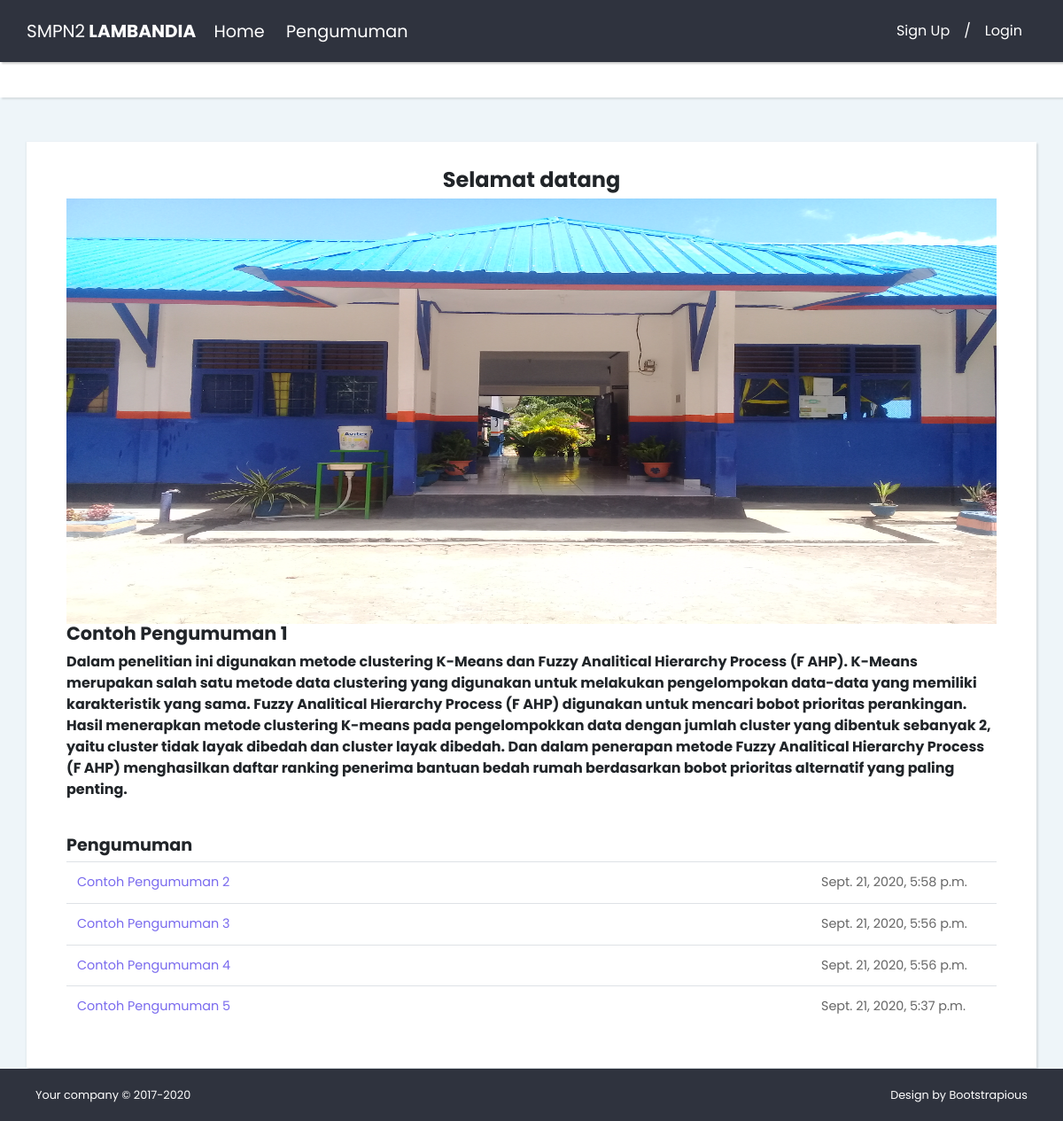
The app's page /, older data.
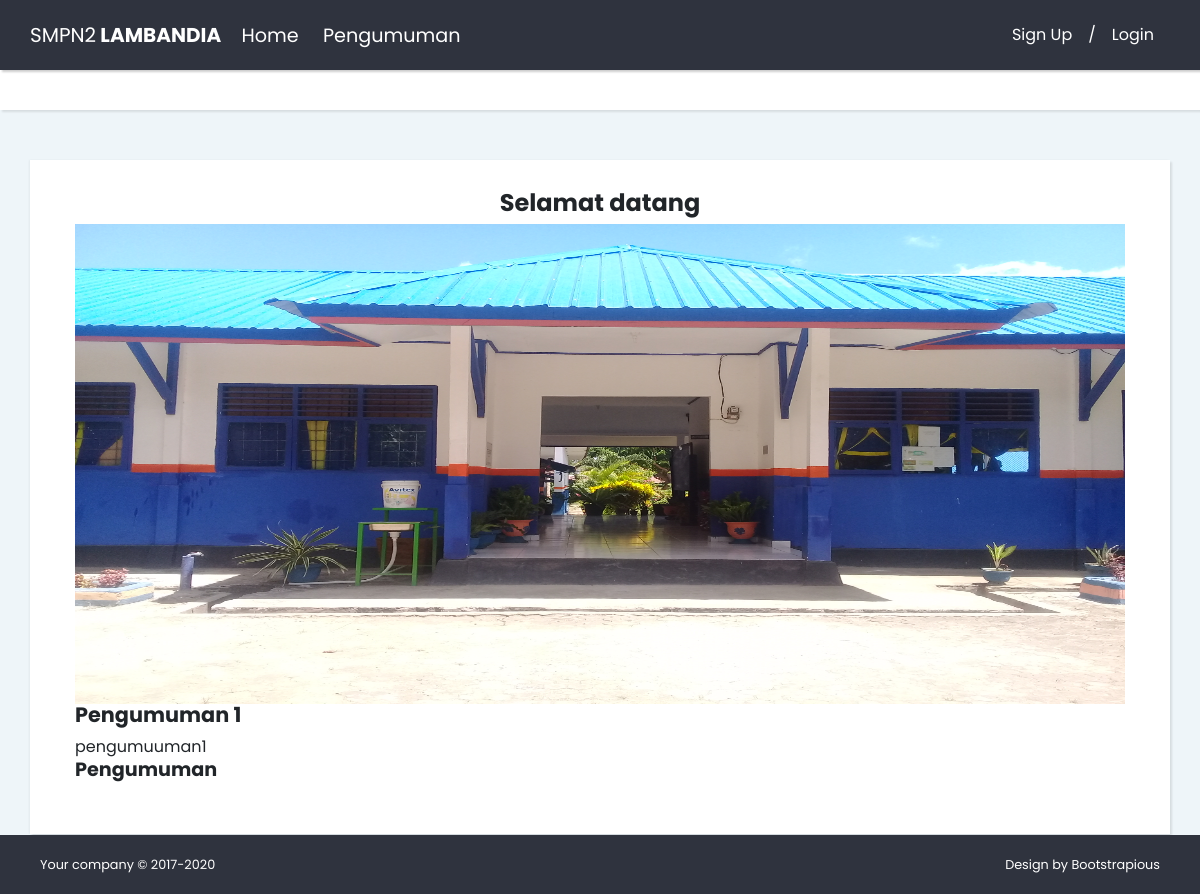
The same page, newer data.
### web_penerimaan/models.py (models this page shows, shortened)
class Pengumuman(models.Model):
    judul = models.CharField(max_length=50, verbose_name='Judul')
    isi = models.TextField(verbose_name='Isi')
    tanggal = models.DateTimeField(auto_now_add=True)

### web_penerimaan/views.py (the view)
# urls.py: path('', views.Depan, name='Index'),
def Depan(request):
    Data_siswa = Pengumuman.objects.order_by("-tanggal")[1:6]
    pengumuman_last = Pengumuman.objects.latest('tanggal')
    context = {
        'rows': Data_siswa,
        'rows1': pengumuman_last,
    }
    return render(request, 'index.html', context)

### web_penerimaan/templates/index.html (shortened to what this page needs)
{% extends 'base.html' %}
{% load static %}
{% block body %}
<div class="container-fluid bg-white">
<center><h1>Selamat datang</h1></center>
<img src="{% static 'img/dash.jpg' %}" alt="CoolAdmin" /></img>
<h2>{{rows1.judul}}</h2>
{{rows1.isi|safe}}
<h3>Pengumuman</h3>
                                <table id="example" class="table" >
                                    <tbody>
                                    {% for row in rows %}
                                        <tr>
                                            <td style="width:80%">
                                            <a href="{% url 'pengumuman_detail' pk=row.pk %}" id = '{{row.pk}}'>{{row.judul}}</a>
                                            </td>
                                            <td style="width:20%">{{row.tanggal}}</td>
                                        </tr>
                                    {% endfor %}
                                    </tbody>
                                </table>
        </div>
 {% endblock %}

### web_penerimaan/templates/base.html (shortened to what this page needs)
{% load static %}
<!DOCTYPE html>
<html>
  <head>
    <link rel="stylesheet" href="{% static 'vendor/bootstrap/css/bootstrap.min.css'%}">
    <link rel="stylesheet" href="{% static 'vendor/font-awesome/css/font-awesome.min.css'%}">
    <link rel="stylesheet" href="{% static 'css/fontastic.css' %}">
    <link rel="stylesheet" href="{% static 'css/style.default.css'%}" id="theme-stylesheet">
    <link rel="stylesheet" href="{% static 'css/custom.css'%}">
    <link rel="stylesheet" href="{% static 'vendor/summernote/summernote-bs4.css'%}">
    <link rel="stylesheet" href="{% static 'vendor/datatables.net-bs4/css/dataTables.bootstrap4.min.css' %}">
    <link rel="stylesheet" href="{% static 'vendor/datatables.net-buttons-bs4/css/buttons.bootstrap4.min.css' %}">
  </head>
  <body>
    <div class="page">
      {% include 'nav.html' %}
          <header class="page-header">
          </header>
          <section class="dashboard-counts no-padding-bottom">
            <div class="container-fluid">
              <div class="row bg-white has-shadow">
                {% block body %} {% endblock %}
              </div>
            </div>
          </section>
          <footer class="main-footer">
            <div class="container-fluid">
              <div class="row">
                <div class="col-sm-6">
                  <p>Your company &copy; 2017-2020</p>
                </div>
                <div class="col-sm-6 text-right">
                  <p>Design by <a href="https://bootstrapious.com/p/admin-template" class="external">Bootstrapious</a></p>
                </div>
              </div>
            </div>
          </footer>
          {% if request.user.is_authenticated%}
        </div>
      </div>
      {% else %}
      </div>
      {% endif %}
    </div>
  </body>
</html>

### web_penerimaan/templates/nav.html (shortened to what this page needs)
{% load static %}
<header class="header">
        <nav class="navbar">
          <div class="container-fluid">
            <div class="navbar-holder d-flex align-items-center justify-content-between">
              <div class="navbar-header">
                <a href="{% url 'Index' %}" class="navbar-brand d-none d-sm-inline-block">
                  <div class="brand-text d-none d-lg-inline-block"><span>SMPN2 </span><strong> LAMBANDIA </strong></div>
                  <div class="brand-text d-none d-sm-inline-block d-lg-none"><strong>XX</strong></div></a>
                  <a  href="{% url 'Index' %}" class="menu-btn active">Home</a>
                  <a  href="{% url 'pengumuman' %}" class="menu-btn active">Pengumuman</a>
              </div>
              <ul class="nav-menu list-unstyled d-flex flex-md-row align-items-md-center">
                 {% if request.user.is_authenticated%}
                <li class="nav-item"><a href="{% url 'logout' %}" class="nav-link logout"> <span class="d-none d-sm-inline">Logout</span><i class="fa fa-sign-out"></i></a></li>
                {% else %}
                <li class="nav-item"><a href="{% url 'signup' %}" class="nav-link logout"> <span class="d-none d-sm-inline">Sign Up</span></a></li>/
                <li class="nav-item"><a href="{% url 'login' %}" class="nav-link logout"> <span class="d-none d-sm-inline">Login</span></i></a></li>
                {% endif %}
              </ul>
            </div>
          </div>
        </nav>
      </header>
       {% if request.user.is_authenticated%}
      <div class="page-content d-flex align-items-stretch">
        <nav class="side-navbar">
          <div class="sidebar-header d-flex align-items-center">
            <div class="title">
              <p>{{mail}}</p>
            </div>
          </div>
          <span class="heading">Main</span>
          <ul class="list-unstyled">
            {% if request.user.user_type == 2 %}
              <li ><a href="{% url 'DashBoard' %}"> <i class="icon-home"></i>Home </a></li>
              <li><a href="{% url 'Pendaftar' %}"> <i class="icon-grid"></i>Data Pendaftar </a></li>
              <li><a href="{% url 'setting' %}"> <i class="icon-user"></i>Ganti Password </a></li>
            {% elif request.user.user_type == 3 %}
              <li ><a href="{% url 'DashBoard' %}"> <i class="icon-home"></i>Home </a></li>
              <li><a href="{% url 'akun' %}"> <i class="icon-grid"></i>Daftar Akun </a></li>
              <li><a href="{% url 'pengumuman_admin' %}"> <i class="icon-grid"></i>Pengumuman </a></li>
              <li><a href="{% url 'setting' %}"> <i class="icon-user"></i>Ganti Password </a></li>
            {% elif request.user.user_type == 1 %}
              <li ><a href="{% url 'DashBoard' %}"> <i class="icon-home"></i>Home </a></li>
              <li><a href="{% url 'biodata' %}"> <i class="icon-grid"></i>Biodata</a></li>
              <li><a href="{% url 'kartu' %}"> <i class="icon-grid"></i>Print Kartu Peserta</a></li>
              <li><a href="{% url 'hasil_seleksi' %}"> <i class="icon-grid"></i>Hasil Seleksi</a></li>
              <li><a href="{% url 'password' %}"> <i class="icon-user"></i>Ganti Password </a></li>
            {% endif %}
        </nav>
        <div class="content-inner">
        {% else %}
        <div class="content-inner1">
        {% endif %}

### static/css/style.default.css (style rules this page uses)
body { overflow-x: hidden; }
a, i, span { display: inline-block; text-decoration: none; -webkit-transition: all 0.3s; transition: all 0.3s; }
section { padding: 50px 0; }
.container-fluid { padding: 0 30px; }
header.page-header { padding: 20px 0; }
.content-inner1 { position: relative; width: 100%; min-height: calc(100vh - 70px); padding-bottom: 60px; }
.page-header { background: #fff; padding: 20px; -webkit-box-shadow: 2px 2px 2px rgba(0, 0, 0, 0.1); box-shadow: 2px 2px 2px rgba(0, 0, 0, 0.1); position: relative; z-index: 8; }
.bg-white { background: #fff !important; }
.page { background: #EEF5F9; }
.no-padding-bottom { padding-bottom: 0 !important; }
.page { overflow-x: hidden; }
.has-shadow { -webkit-box-shadow: 2px 2px 2px rgba(0, 0, 0, 0.1), -1px 0 2px rgba(0, 0, 0, 0.05); box-shadow: 2px 2px 2px rgba(0, 0, 0, 0.1), -1px 0 2px rgba(0, 0, 0, 0.05); }
nav.navbar { background: #2f333e; padding-top: 15px; padding-bottom: 15px; color: #fff; position: relative; border-radius: 0; -webkit-box-shadow: 2px 2px 2px rgba(0, 0, 0, 0.2); box-shadow: 2px 2px 2px rgba(0, 0, 0, 0.2); z-index: 10; padding-left: 0; padding-right: 0; }
nav.navbar .navbar-holder { width: 100%; }
nav.navbar a { color: inherit; }
nav.navbar .container-fluid { width: 100%; }
nav.navbar .menu-btn { margin-right: 20px; font-size: 1.2em; -webkit-transition: all 0.7s; transition: all 0.7s; }
nav.navbar .nav-link { position: relative; }
nav.navbar .nav-menu { margin-bottom: 0; }
section.dashboard-counts .row { padding: 30px 15px; margin: 0; }
footer.main-footer { position: absolute; bottom: 0; width: 100%; background: #2f333e; color: #fff; padding: 20px 10px; }
footer.main-footer a { color: inherit; }
footer.main-footer p { margin: 0; font-size: 0.8em; }
.navbar { padding: 0.5rem 1rem; }
.navbar-brand { display: inline-block; padding-top: 0.3125rem; padding-bottom: 0.3125rem; margin-right: 1rem; font-size: 1.25rem; }
body { font-family: "Poppins", sans-serif; font-size: 1rem; font-weight: 400; line-height: 1.5; color: #212529; background-color: #fff; }
a { color: #796AEE; text-decoration: none; }
h1, h2, h3, h4, h5, h6, .h1, .h2, .h3, .h4, .h5, .h6 { margin-bottom: 0.5rem; font-family: inherit; font-weight: 700; line-height: 1.1; color: inherit; }
h1, .h1 { font-size: 1.5rem; }
h2, .h2 { font-size: 1.3rem; }
h3, .h3 { font-size: 1.2rem; }
.nav-link { padding: 0.5rem 1rem; }

### web_penerimaan/templates/index.html (style rules this page uses)
img { width: 100%; height: 480px; display: block; }

Row changes from the older to the newer data that the page shows:
removed Pengumuman: judul "Contoh Pengumuman 1", isi "Dalam penelitian ini digunakan metode clustering K-Means dan Fuzzy Analitical Hierarchy Process (F AHP). K-Means merupakan salah satu metode data clustering yang digunakan untuk melakukan pengelompokan data-data yang memiliki karakteristik yang sama. Fuzzy Analitical Hierarchy Process (F AHP) digunakan untuk mencari bobot prioritas perankingan. Hasil menerapkan metode clustering K-means pada pengelompokkan data dengan jumlah cluster yang dibentuk sebanyak 2, yaitu cluster tidak layak dibedah dan cluster layak dibedah. Dan dalam penerapan metode Fuzzy Analitical Hierarchy Process (F AHP) menghasilkan daftar ranking penerima bantuan bedah rumah berdasarkan bobot prioritas alternatif yang…"
removed Pengumuman: judul "Contoh Pengumuman 2", tanggal "Sept. 21, 2020, 5:58 p.m."
removed Pengumuman: judul "Contoh Pengumuman 3", tanggal "Sept. 21, 2020, 5:56 p.m."
removed Pengumuman: judul "Contoh Pengumuman 4", tanggal "Sept. 21, 2020, 5:56 p.m."
removed Pengumuman: judul "Contoh Pengumuman 5", tanggal "Sept. 21, 2020, 5:37 p.m."
added Pengumuman: judul "Pengumuman 1", isi "pengumuuman1"
